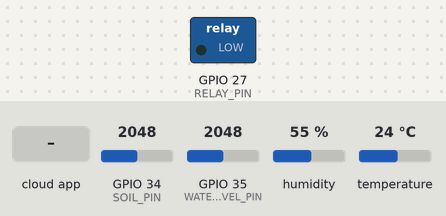
Recording of a sketch running on a simulated ESP32. Shown: switched loads named in the sketch (green lamp = pin HIGH). The inputs (shaded band) are chosen by the test bench; at power-on: GPIO 35 (WATER_LEVEL_PIN) = 2048, GPIO 34 (SOIL_PIN) = 2048, humidity 55 %, temperature 24 °C. WiFi joins after 1.5 s; servers stay silent unless stated; no MQTT or app messages arrive unless stated; what the sketch prints to the serial monitor is not drawn.

Above: at 2.7 s.
2.8 s: GPIO 35 (WATER_LEVEL_PIN) set to 1926
9.4 s: GPIO 34 (SOIL_PIN) set to 3445
12.2 s: GPIO 34 (SOIL_PIN) set to 3542
At 14.8 s:
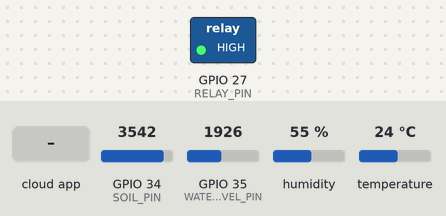
18.8 s: the phone or cloud app sets motor to 0
At 21.6 s:
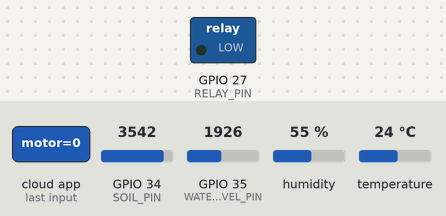
21.9 s: the phone or cloud app sets motor to 1
At 24.3 s:
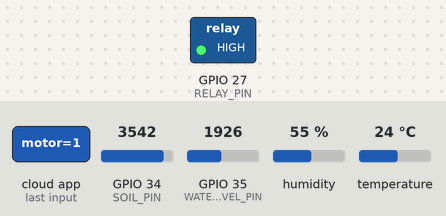
28.1 s: GPIO 35 (WATER_LEVEL_PIN) set to 2866
At 30.8 s:
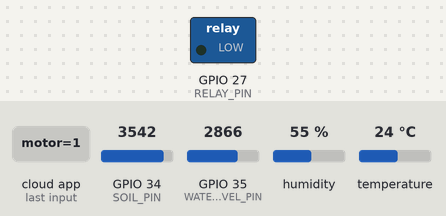
Timing chart, 0 to 32.3 s (numbered marks = the images above; inputs shaded):
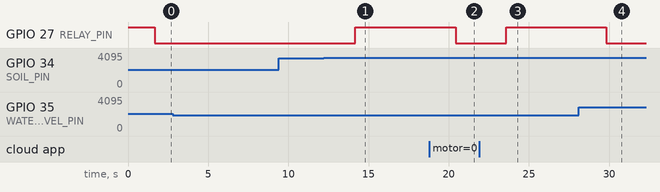

The sketch:

SMART_IRIGATION_USING_AUTO_CUTTOFF.ino
```cpp
/***************************************************
 SMART IRRIGATION SYSTEM USING ESP32 + IoT
 Soil + Water Level + Relay + DHT11 + Adafruit IO
 ***************************************************/

#include <WiFi.h>
#include "Adafruit_MQTT.h"
#include "Adafruit_MQTT_Client.h"
#include "DHT.h"

/********* WiFi Credentials *********/
#define WIFI_SSID "homeiot"
#define WIFI_PASSWORD "homeiot123"

/********* Adafruit IO Credentials *********/
#define AIO_SERVER "io.adafruit.com"
#define AIO_SERVERPORT 1883
#define AIO_USERNAME "soil040126"
//Soil@2026
#define AIO_KEY "aio_DjUZ56XlhkahKiv4687oX7aBDGWB"

/********* Pin Definitions *********/
#define SOIL_PIN 34
#define WATER_LEVEL_PIN 35     // ✅ Water Level Sensor
#define RELAY_PIN 27

/********* DHT11 *********/
#define DHTPIN 26
#define DHTTYPE DHT11

DHT dht(DHTPIN, DHTTYPE);

/********* Thresholds *********/
#define SOIL_DRY 3500          // Adjust after testing
#define WATER_FULL 2000        // Adjust after testing

WiFiClient client;

Adafruit_MQTT_Client mqtt(&client,
                          AIO_SERVER,
                          AIO_SERVERPORT,
                          AIO_USERNAME,
                          AIO_KEY);

/********* Feeds *********/
Adafruit_MQTT_Publish soilFeed =
  Adafruit_MQTT_Publish(&mqtt, AIO_USERNAME "/feeds/soil");

Adafruit_MQTT_Subscribe motorFeed =
  Adafruit_MQTT_Subscribe(&mqtt, AIO_USERNAME "/feeds/motor");

Adafruit_MQTT_Publish tempFeed =
  Adafruit_MQTT_Publish(&mqtt, AIO_USERNAME "/feeds/temperature");

Adafruit_MQTT_Publish humFeed =
  Adafruit_MQTT_Publish(&mqtt, AIO_USERNAME "/feeds/humidity");

/********* Function *********/
void MQTT_connect();

bool manualMode = false;
int manualMotor = 0;

void setup() {
  Serial.begin(9600);
  dht.begin();

  pinMode(RELAY_PIN, OUTPUT);
  digitalWrite(RELAY_PIN, HIGH); // OFF

  Serial.print("Connecting WiFi");
  WiFi.begin(WIFI_SSID, WIFI_PASSWORD);

  while (WiFi.status() != WL_CONNECTED) {
    delay(500);
    Serial.print(".");
  }

  Serial.println("\nWiFi Connected");

  mqtt.subscribe(&motorFeed);
}

void loop() {

  MQTT_connect();

  /******** Read Sensors ********/

  int soilValue = analogRead(SOIL_PIN);
  int waterValue = analogRead(WATER_LEVEL_PIN);

  float humidity = dht.readHumidity();
  float temperature = dht.readTemperature();

  Serial.println("---------------------------");
  Serial.print("Soil: ");
  Serial.println(soilValue);

  Serial.print("Water Level: ");
  Serial.println(waterValue);

  /******** Publish ********/

  soilFeed.publish((int32_t)soilValue);

  if (!isnan(humidity) && !isnan(temperature)) {
    tempFeed.publish(temperature);
    humFeed.publish(humidity);
  }

  /******** Manual Control ********/

  Adafruit_MQTT_Subscribe *subscription;

  while ((subscription = mqtt.readSubscription(100))) {

    if (subscription == &motorFeed) {

      manualMotor = atoi((char *)motorFeed.lastread);
      manualMode = true;

      Serial.print("Manual Mode: ");
      Serial.println(manualMotor);
    }
  }

  /******** AUTO CUT-OFF LOGIC ********/

  bool soilDry = soilValue > SOIL_DRY;
  bool waterFull = waterValue > WATER_FULL;

  if (waterFull) {

    // SAFETY CUT OFF
    digitalWrite(RELAY_PIN, LOW);
    Serial.println("Tank FULL → Motor OFF (Safety)");

  }

  else if (manualMode) {

    // Manual control

    if (manualMotor == 1) {
      digitalWrite(RELAY_PIN, HIGH);
      Serial.println("Motor ON (Manual)");
    } else {
      digitalWrite(RELAY_PIN, LOW);
      Serial.println("Motor OFF (Manual)");
    }

  }

  else {

    // Auto mode

    if (soilDry) {
      digitalWrite(RELAY_PIN, HIGH);
      Serial.println("Motor ON (Auto - Soil Dry)");
    } else {
      digitalWrite(RELAY_PIN, LOW);
      Serial.println("Motor OFF (Auto - Soil Wet)");
    }
  }

  delay(3000);
}

/******** MQTT Connect ********/

void MQTT_connect() {

  if (mqtt.connected()) return;

  Serial.print("Connecting MQTT");

  int8_t ret;

  while ((ret = mqtt.connect()) != 0) {
    Serial.print(".");
    mqtt.disconnect();
    delay(5000);
  }

  Serial.println("\nMQTT Connected");
}
```

Measured:
- the behaviour switches between 3500 and 3501 on GPIO 34 (SOIL_PIN) (found by bisection; images 0 and 1)
- after the input at 2.8 s, every drawn part: stays the same
- after the input at 9.4 s, every drawn part: stays the same
- after the input at 12.2 s, GPIO 27 (RELAY_PIN): LOW → HIGH after 2.0 s
- after the input at 18.8 s, GPIO 27 (RELAY_PIN): HIGH → LOW after 1.6 s
- after the input at 21.9 s, GPIO 27 (RELAY_PIN): LOW → HIGH after 1.7 s
- after the input at 28.1 s, GPIO 27 (RELAY_PIN): HIGH → LOW after 1.7 s
